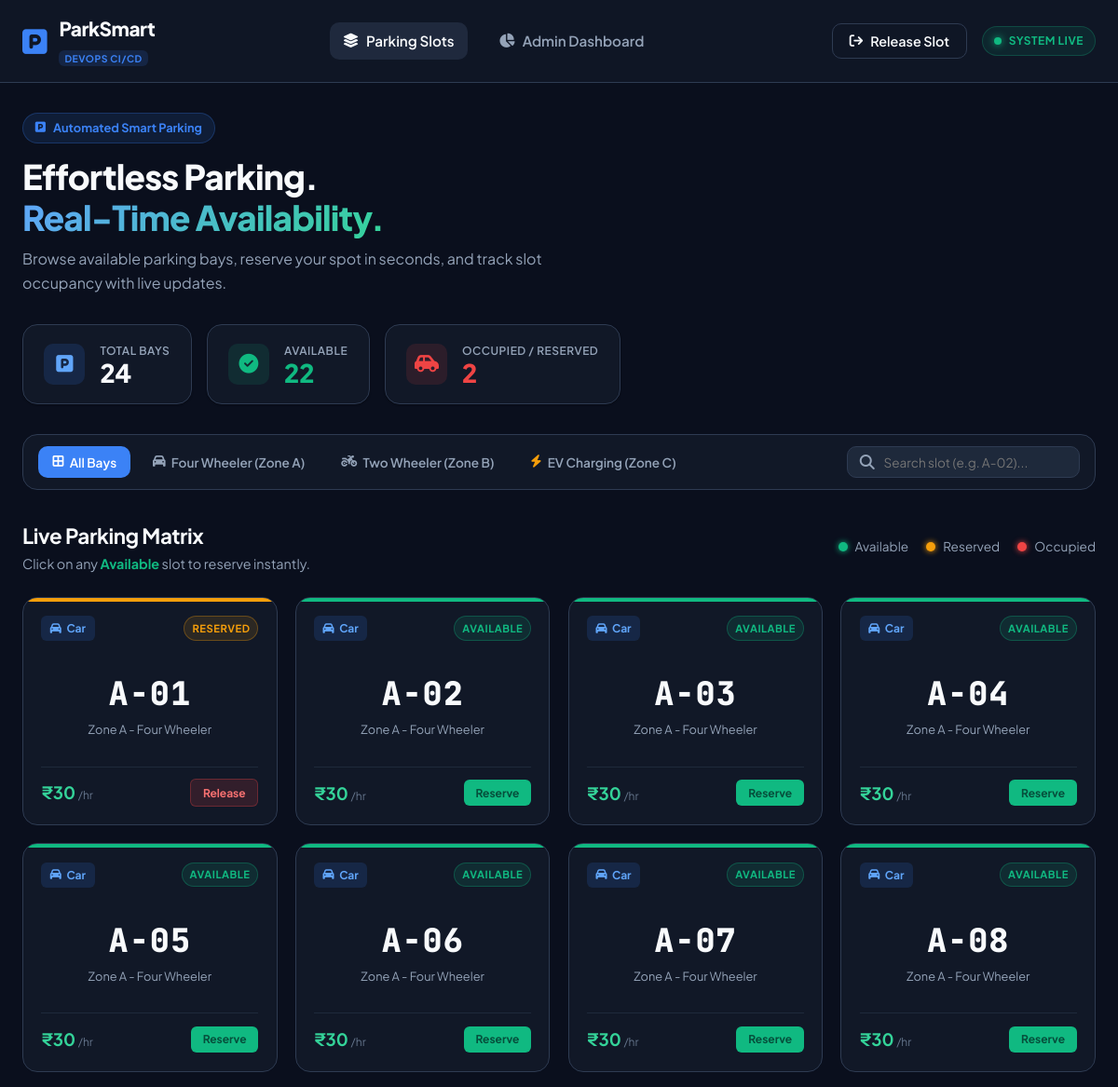
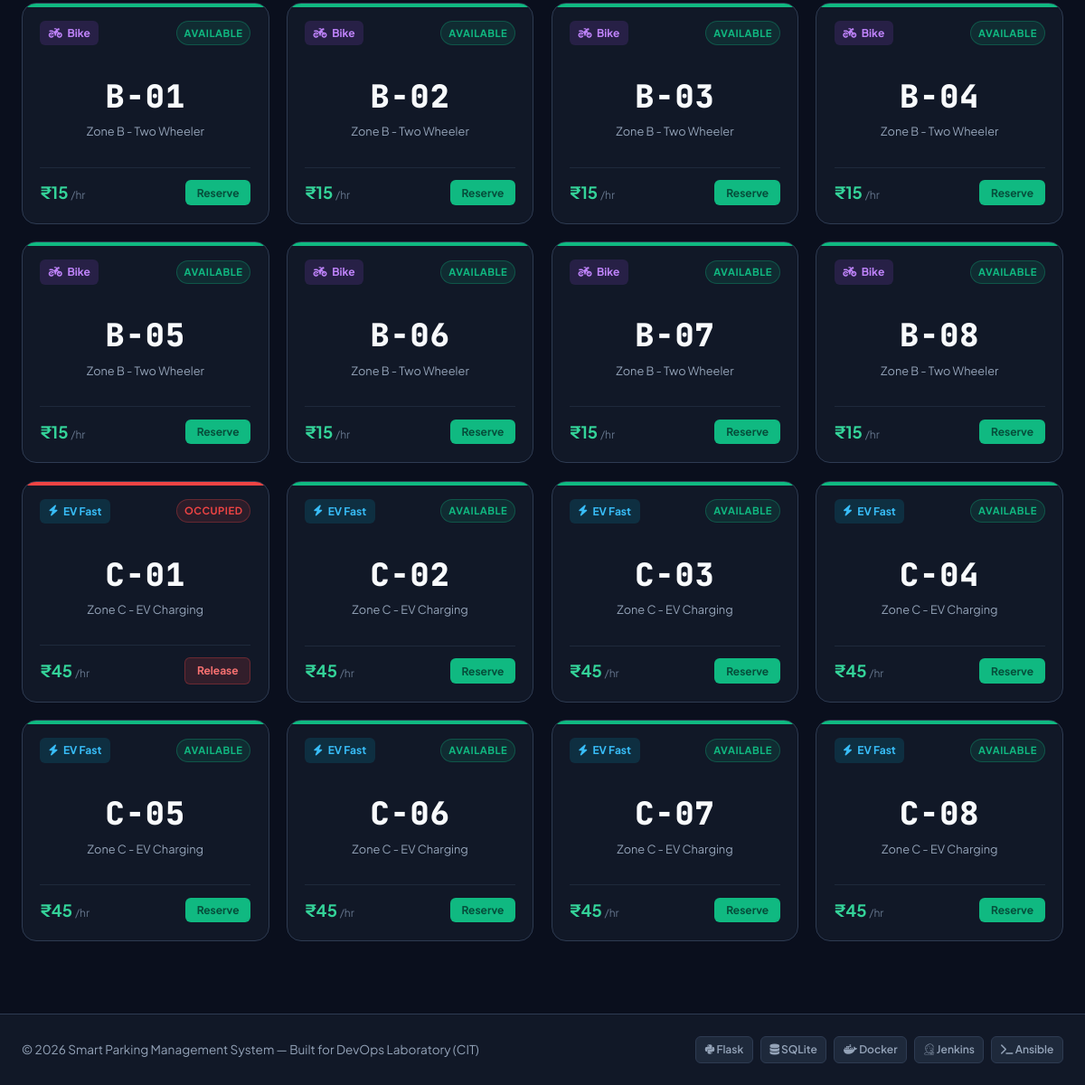
The page / on the database its author committed (2 pictures, top to bottom).
### tables this page shows
CREATE TABLE slots (
        id INTEGER PRIMARY KEY AUTOINCREMENT,
        slot_number TEXT UNIQUE NOT NULL,
        zone TEXT NOT NULL,
        vehicle_type TEXT NOT NULL,
        status TEXT NOT NULL DEFAULT 'available',
        hourly_rate REAL NOT NULL,
        current_reservation_id TEXT
    );

### app.py (the view)
@app.route("/")
def index():
    conn = get_db()
    cursor = conn.cursor()
    cursor.execute("SELECT * FROM slots ORDER BY slot_number ASC")
    slots = cursor.fetchall()
    cursor.execute("SELECT COUNT(*) as total FROM slots")
    total_slots = cursor.fetchone()["total"]
    cursor.execute("SELECT COUNT(*) as available FROM slots WHERE status = 'available'")
    available_slots = cursor.fetchone()["available"]
    cursor.execute("SELECT COUNT(*) as occupied FROM slots WHERE status IN ('reserved', 'occupied')")
    occupied_slots = cursor.fetchone()["occupied"]
    conn.close()
    return render_template(
        "index.html",
        slots=slots,
        total_slots=total_slots,
        available_slots=available_slots,
        occupied_slots=occupied_slots
    )

### app.py (called while the page is built)
def get_db():
    conn = sqlite3.connect(DB_PATH)
    conn.row_factory = sqlite3.Row
    return conn

### templates/index.html (shortened to what this page needs)
{% extends "base.html" %}
{% block content %}
<div class="page-container">
    <header class="hero-section">
        <div class="hero-content">
            <div class="hero-badge">
                <i class="fa-solid fa-square-parking"></i> Automated Smart Parking
            </div>
            <h1 class="hero-title">Effortless Parking.<br><span class="text-gradient">Real-Time Availability.</span></h1>
            <p class="hero-subtitle">Browse available parking bays, reserve your spot in seconds, and track slot occupancy with live updates.</p>
        </div>
        <div class="hero-stats-grid">
            <div class="stat-card">
                <div class="stat-icon bg-blue"><i class="fa-solid fa-parking"></i></div>
                <div class="stat-info">
                    <span class="stat-label">Total Bays</span>
                    <h3 class="stat-value" id="statTotal">{{ total_slots }}</h3>
                </div>
            </div>
            <div class="stat-card">
                <div class="stat-icon bg-green"><i class="fa-solid fa-circle-check"></i></div>
                <div class="stat-info">
                    <span class="stat-label">Available</span>
                    <h3 class="stat-value text-green" id="statAvailable">{{ available_slots }}</h3>
                </div>
            </div>
            <div class="stat-card">
                <div class="stat-icon bg-red"><i class="fa-solid fa-car-side"></i></div>
                <div class="stat-info">
                    <span class="stat-label">Occupied / Reserved</span>
                    <h3 class="stat-value text-red" id="statOccupied">{{ occupied_slots }}</h3>
                </div>
            </div>
        </div>
    </header>
    <div class="toolbar">
        <div class="filter-group">
            <button class="filter-btn active" data-filter="all" onclick="filterSlots('all')">
                <i class="fa-solid fa-border-all"></i> All Bays
            </button>
            <button class="filter-btn" data-filter="Car" onclick="filterSlots('Car')">
                <i class="fa-solid fa-car"></i> Four Wheeler (Zone A)
            </button>
            <button class="filter-btn" data-filter="Bike" onclick="filterSlots('Bike')">
                <i class="fa-solid fa-motorcycle"></i> Two Wheeler (Zone B)
            </button>
            <button class="filter-btn" data-filter="EV" onclick="filterSlots('EV')">
                <i class="fa-solid fa-bolt text-yellow"></i> EV Charging (Zone C)
            </button>
        </div>
        <div class="search-box">
            <i class="fa-solid fa-magnifying-glass"></i>
            <input type="text" id="slotSearchInput" placeholder="Search slot (e.g. A-02)..." onkeyup="searchSlots()">
        </div>
    </div>
    <section class="parking-section">
        <div class="section-header">
            <div>
                <h2>Live Parking Matrix</h2>
                <p>Click on any <span class="badge-inline green">Available</span> slot to reserve instantly.</p>
            </div>
            <div class="legend-list">
                <span class="legend-item"><span class="dot available"></span> Available</span>
                <span class="legend-item"><span class="dot reserved"></span> Reserved</span>
                <span class="legend-item"><span class="dot occupied"></span> Occupied</span>
            </div>
        </div>
        <div class="slots-grid" id="slotsGrid">
            {% for slot in slots %}
            <div class="slot-card status-{{ slot.status }}"
                 data-slot="{{ slot.slot_number }}"
                 data-zone="{{ slot.zone }}"
                 data-type="{{ slot.vehicle_type }}"
                 data-status="{{ slot.status }}"
                 data-rate="{{ slot.hourly_rate }}"
                 onclick="handleSlotClick('{{ slot.slot_number }}', '{{ slot.status }}', '{{ slot.vehicle_type }}', {{ slot.hourly_rate }})">
                <div class="slot-top">
                    <span class="slot-badge type-{{ slot.vehicle_type }}">
                        {% if slot.vehicle_type == 'Car' %}
                            <i class="fa-solid fa-car"></i> Car
                        {% elif slot.vehicle_type == 'Bike' %}
                            <i class="fa-solid fa-motorcycle"></i> Bike
                        {% else %}
                            <i class="fa-solid fa-bolt"></i> EV Fast
                        {% endif %}
                    </span>
                    <span class="status-pill status-pill-{{ slot.status }}">{{ slot.status | capitalize }}</span>
                </div>
                <div class="slot-center">
                    <h3 class="slot-code">{{ slot.slot_number }}</h3>
                    <p class="slot-zone-name">{{ slot.zone }}</p>
                </div>
                <div class="slot-bottom">
                    <div class="slot-rate">
                        <span class="rate-val">₹{{ slot.hourly_rate | int }}</span>
                        <span class="rate-unit">/hr</span>
                    </div>
                    {% if slot.status == 'available' %}
                        <button class="btn-slot-action btn-book">Reserve</button>
                    {% else %}
                        <button class="btn-slot-action btn-occupied" onclick="event.stopPropagation(); quickReleasePrompt('{{ slot.slot_number }}')">
                            Release
                        </button>
                    {% endif %}
                </div>
            </div>
            {% endfor %}
        </div>
    </section>
</div>
{% endblock %}

### templates/base.html (shortened to what this page needs)
<!DOCTYPE html>
<html lang="en">
<head>
    <link rel="stylesheet" href="https://cdnjs.cloudflare.com/ajax/libs/font-awesome/6.4.0/css/all.min.css">
    <link rel="stylesheet" href="{{ url_for('static', filename='css/style.css') }}">
</head>
<body class="theme-dark">
    <nav class="navbar">
        <div class="nav-container">
            <a href="{{ url_for('index') }}" class="brand-logo">
                <span class="logo-icon"><i class="fa-solid fa-square-parking"></i></span>
                <div class="logo-text">
                    <span class="logo-title">ParkSmart</span>
                    <span class="logo-badge">DevOps CI/CD</span>
                </div>
            </a>
            <div class="nav-links">
                <a href="{{ url_for('index') }}" class="nav-link {% if request.path == '/' %}active{% endif %}">
                    <i class="fa-solid fa-layer-group"></i> Parking Slots
                </a>
                <a href="{{ url_for('admin') }}" class="nav-link {% if request.path == '/admin' %}active{% endif %}">
                    <i class="fa-solid fa-chart-pie"></i> Admin Dashboard
                </a>
            </div>
            <div class="nav-actions">
                <button class="btn btn-outline" onclick="openReleaseModal()">
                    <i class="fa-solid fa-arrow-right-from-bracket"></i> Release Slot
                </button>
                <div class="system-status">
                    <span class="status-dot"></span>
                    <span class="status-text">System Live</span>
                </div>
            </div>
        </div>
    </nav>
    <main class="main-content">
        {% block content %}{% endblock %}
    </main>
    <footer class="footer">
        <div class="footer-container">
            <p>© 2026 Smart Parking Management System — Built for DevOps Laboratory (CIT)</p>
            <div class="tech-pills">
                <span class="pill"><i class="fa-brands fa-python"></i> Flask</span>
                <span class="pill"><i class="fa-solid fa-database"></i> SQLite</span>
                <span class="pill"><i class="fa-brands fa-docker"></i> Docker</span>
                <span class="pill"><i class="fa-brands fa-jenkins"></i> Jenkins</span>
                <span class="pill"><i class="fa-solid fa-terminal"></i> Ansible</span>
            </div>
        </div>
    </footer>
</body>
</html>

### rows shown on the page
slots: vehicle_type "Car" (drawn), status "RESERVED", slot_number "A-01", zone "Zone A - Four Wheeler", hourly_rate "30"
slots: vehicle_type "Car" (drawn), status "AVAILABLE", slot_number "A-02", zone "Zone A - Four Wheeler", hourly_rate "30", shows "Reserve"
slots: vehicle_type "Car" (drawn), status "AVAILABLE", slot_number "A-03", zone "Zone A - Four Wheeler", hourly_rate "30", shows "Reserve"
slots: vehicle_type "Car" (drawn), status "AVAILABLE", slot_number "A-04", zone "Zone A - Four Wheeler", hourly_rate "30", shows "Reserve"
slots: vehicle_type "Car" (drawn), status "AVAILABLE", slot_number "A-05", zone "Zone A - Four Wheeler", hourly_rate "30", shows "Reserve"
slots: vehicle_type "Car" (drawn), status "AVAILABLE", slot_number "A-06", zone "Zone A - Four Wheeler", hourly_rate "30", shows "Reserve"
slots: vehicle_type "Car" (drawn), status "AVAILABLE", slot_number "A-07", zone "Zone A - Four Wheeler", hourly_rate "30", shows "Reserve"
slots: vehicle_type "Car" (drawn), status "AVAILABLE", slot_number "A-08", zone "Zone A - Four Wheeler", hourly_rate "30", shows "Reserve"
slots: vehicle_type "Bike" (drawn), status "AVAILABLE", slot_number "B-01", zone "Zone B - Two Wheeler", hourly_rate "15", shows "Reserve"
slots: vehicle_type "Bike" (drawn), status "AVAILABLE", slot_number "B-02", zone "Zone B - Two Wheeler", hourly_rate "15", shows "Reserve"
slots: vehicle_type "Bike" (drawn), status "AVAILABLE", slot_number "B-03", zone "Zone B - Two Wheeler", hourly_rate "15", shows "Reserve"
slots: vehicle_type "Bike" (drawn), status "AVAILABLE", slot_number "B-04", zone "Zone B - Two Wheeler", hourly_rate "15", shows "Reserve"
slots: vehicle_type "Bike" (drawn), status "AVAILABLE", slot_number "B-05", zone "Zone B - Two Wheeler", hourly_rate "15", shows "Reserve"
slots: vehicle_type "Bike" (drawn), status "AVAILABLE", slot_number "B-06", zone "Zone B - Two Wheeler", hourly_rate "15", shows "Reserve"
slots: vehicle_type "Bike" (drawn), status "AVAILABLE", slot_number "B-07", zone "Zone B - Two Wheeler", hourly_rate "15", shows "Reserve"
slots: vehicle_type "Bike" (drawn), status "AVAILABLE", slot_number "B-08", zone "Zone B - Two Wheeler", hourly_rate "15", shows "Reserve"
slots: vehicle_type "EV" (drawn), status "OCCUPIED", slot_number "C-01", zone "Zone C - EV Charging", hourly_rate "45"
slots: vehicle_type "EV" (drawn), status "AVAILABLE", slot_number "C-02", zone "Zone C - EV Charging", hourly_rate "45", shows "Reserve"
slots: vehicle_type "EV" (drawn), status "AVAILABLE", slot_number "C-03", zone "Zone C - EV Charging", hourly_rate "45", shows "Reserve"
slots: vehicle_type "EV" (drawn), status "AVAILABLE", slot_number "C-04", zone "Zone C - EV Charging", hourly_rate "45", shows "Reserve"
slots: vehicle_type "EV" (drawn), status "AVAILABLE", slot_number "C-05", zone "Zone C - EV Charging", hourly_rate "45", shows "Reserve"
slots: vehicle_type "EV" (drawn), status "AVAILABLE", slot_number "C-06", zone "Zone C - EV Charging", hourly_rate "45", shows "Reserve"
slots: vehicle_type "EV" (drawn), status "AVAILABLE", slot_number "C-07", zone "Zone C - EV Charging", hourly_rate "45", shows "Reserve"
slots: vehicle_type "EV" (drawn), status "AVAILABLE", slot_number "C-08", zone "Zone C - EV Charging", hourly_rate "45", shows "Reserve"

### other values the page prints
{{ total_slots }} "24"
{{ available_slots }} "22"
{{ occupied_slots }} "2"
